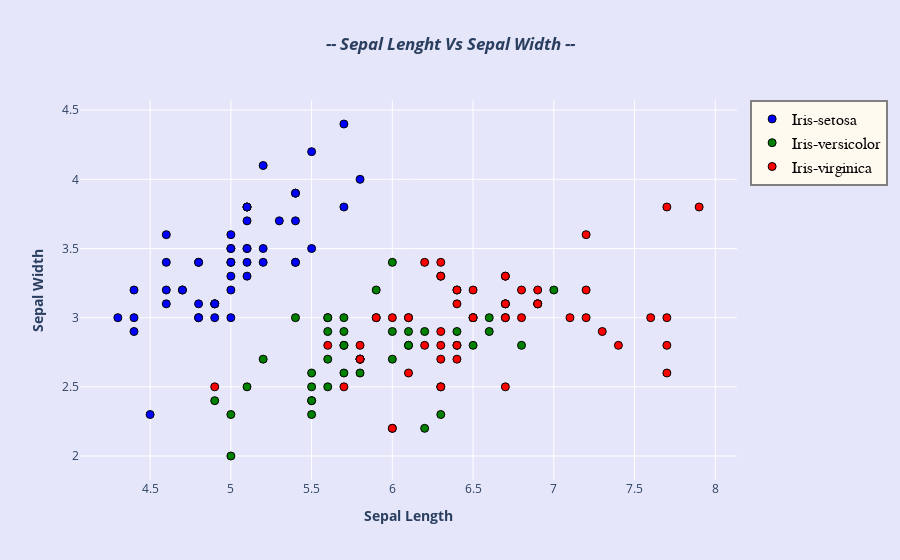

The cell this chart's notebook holds for it:
### Markdown cell above
<div style="text-align: left;">
    <span style="font-family: Ronler; padding: 5px; display: inline-block; border-radius: 20px 20px; background-color:#5C5CFF; font-size: 150%; font-weight: 150%; color: white; overflow: hidden;">&nbsp; --: Sepal Lenght Vs Sepal Width :--&nbsp;</span>
</div>

### Code cell
scatter_plot('SepalLengthCm', 'SepalWidthCm', 'Sepal Lenght Vs Sepal Width', 'Sepal Length', 'Sepal Width', 'lavender')

### Figure 1 — Plotly figure (JSON) as saved in the notebook; plotly's stock layout.template omitted (floating-point values rounded to 4 significant figures)
{"data": [{"marker": {"color": "blue", "line": {"color": "black", "width": 1}, "size": 8}, "mode": "markers", "name": "Iris-setosa", "text": ["Iris-setosa", "Iris-setosa", "Iris-setosa", "Iris-setosa", "Iris-setosa", "Iris-setosa", "Iris-setosa", "Iris-setosa", "Iris-setosa", "Iris-setosa", "Iris-setosa", "Iris-setosa", "Iris-setosa", "Iris-setosa", "Iris-setosa", "Iris-setosa", "Iris-setosa", "Iris-setosa", "Iris-setosa", "Iris-setosa", "Iris-setosa", "Iris-setosa", "Iris-setosa", "Iris-setosa", "Iris-setosa", "Iris-setosa", "Iris-setosa", "Iris-setosa", "Iris-setosa", "Iris-setosa", "Iris-setosa", "Iris-setosa", "Iris-setosa", "Iris-setosa", "Iris-setosa", "Iris-setosa", "Iris-setosa", "Iris-setosa", "Iris-setosa", "Iris-setosa", "Iris-setosa", "Iris-setosa", "Iris-setosa", "Iris-setosa", "Iris-setosa", "Iris-setosa", "Iris-setosa", "Iris-setosa", "Iris-setosa", "Iris-setosa"], "type": "scatter", "x": [5.1, 4.9, 4.7, 4.6, 5, 5.4, 4.6, 5, 4.4, 4.9, 5.4, 4.8, 4.8, 4.3, 5.8, 5.7, 5.4, 5.1, 5.7, 5.1, 5.4, 5.1, 4.6, 5.1, 4.8, 5, 5, 5.2, 5.2, 4.7, 4.8, 5.4, 5.2, 5.5, 4.9, 5, 5.5, 4.9, 4.4, 5.1, 5, 4.5, 4.4, 5, 5.1, 4.8, 5.1, 4.6, 5.3, 5], "y": [3.5, 3, 3.2, 3.1, 3.6, 3.9, 3.4, 3.4, 2.9, 3.1, 3.7, 3.4, 3, 3, 4, 4.4, 3.9, 3.5, 3.8, 3.8, 3.4, 3.7, 3.6, 3.3, 3.4, 3, 3.4, 3.5, 3.4, 3.2, 3.1, 3.4, 4.1, 4.2, 3.1, 3.2, 3.5, 3.1, 3, 3.4, 3.5, 2.3, 3.2, 3.5, 3.8, 3, 3.8, 3.2, 3.7, 3.3]}, {"marker": {"color": "green", "line": {"color": "black", "width": 1}, "size": 8}, "mode": "markers", "name": "Iris-versicolor", "text": ["Iris-versicolor", "Iris-versicolor", "Iris-versicolor", "Iris-versicolor", "Iris-versicolor", "Iris-versicolor", "Iris-versicolor", "Iris-versicolor", "Iris-versicolor", "Iris-versicolor", "Iris-versicolor", "Iris-versicolor", "Iris-versicolor", "Iris-versicolor", "Iris-versicolor", "Iris-versicolor", "Iris-versicolor", "Iris-versicolor", "Iris-versicolor", "Iris-versicolor", "Iris-versicolor", "Iris-versicolor", "Iris-versicolor", "Iris-versicolor", "Iris-versicolor", "Iris-versicolor", "Iris-versicolor", "Iris-versicolor", "Iris-versicolor", "Iris-versicolor", "Iris-versicolor", "Iris-versicolor", "Iris-versicolor", "Iris-versicolor", "Iris-versicolor", "Iris-versicolor", "Iris-versicolor", "Iris-versicolor", "Iris-versicolor", "Iris-versicolor", "Iris-versicolor", "Iris-versicolor", "Iris-versicolor", "Iris-versicolor", "Iris-versicolor", "Iris-versicolor", "Iris-versicolor", "Iris-versicolor", "Iris-versicolor", "Iris-versicolor"], "type": "scatter", "x": [7, 6.4, 6.9, 5.5, 6.5, 5.7, 6.3, 4.9, 6.6, 5.2, 5, 5.9, 6, 6.1, 5.6, 6.7, 5.6, 5.8, 6.2, 5.6, 5.9, 6.1, 6.3, 6.1, 6.4, 6.6, 6.8, 6.7, 6, 5.7, 5.5, 5.5, 5.8, 6, 5.4, 6, 6.7, 6.3, 5.6, 5.5, 5.5, 6.1, 5.8, 5, 5.6, 5.7, 5.7, 6.2, 5.1, 5.7], "y": [3.2, 3.2, 3.1, 2.3, 2.8, 2.8, 3.3, 2.4, 2.9, 2.7, 2, 3, 2.2, 2.9, 2.9, 3.1, 3, 2.7, 2.2, 2.5, 3.2, 2.8, 2.5, 2.8, 2.9, 3, 2.8, 3, 2.9, 2.6, 2.4, 2.4, 2.7, 2.7, 3, 3.4, 3.1, 2.3, 3, 2.5, 2.6, 3, 2.6, 2.3, 2.7, 3, 2.9, 2.9, 2.5, 2.8]}, {"marker": {"color": "red", "line": {"color": "black", "width": 1}, "size": 8}, "mode": "markers", "name": "Iris-virginica", "text": ["Iris-virginica", "Iris-virginica", "Iris-virginica", "Iris-virginica", "Iris-virginica", "Iris-virginica", "Iris-virginica", "Iris-virginica", "Iris-virginica", "Iris-virginica", "Iris-virginica", "Iris-virginica", "Iris-virginica", "Iris-virginica", "Iris-virginica", "Iris-virginica", "Iris-virginica", "Iris-virginica", "Iris-virginica", "Iris-virginica", "Iris-virginica", "Iris-virginica", "Iris-virginica", "Iris-virginica", "Iris-virginica", "Iris-virginica", "Iris-virginica", "Iris-virginica", "Iris-virginica", "Iris-virginica", "Iris-virginica", "Iris-virginica", "Iris-virginica", "Iris-virginica", "Iris-virginica", "Iris-virginica", "Iris-virginica", "Iris-virginica", "Iris-virginica", "Iris-virginica", "Iris-virginica", "Iris-virginica", "Iris-virginica", "Iris-virginica", "Iris-virginica", "Iris-virginica", "Iris-virginica", "Iris-virginica", "Iris-virginica", "Iris-virginica"], "type": "scatter", "x": [6.3, 5.8, 7.1, 6.3, 6.5, 7.6, 4.9, 7.3, 6.7, 7.2, 6.5, 6.4, 6.8, 5.7, 5.8, 6.4, 6.5, 7.7, 7.7, 6, 6.9, 5.6, 7.7, 6.3, 6.7, 7.2, 6.2, 6.1, 6.4, 7.2, 7.4, 7.9, 6.4, 6.3, 6.1, 7.7, 6.3, 6.4, 6, 6.9, 6.7, 6.9, 5.8, 6.8, 6.7, 6.7, 6.3, 6.5, 6.2, 5.9], "y": [3.3, 2.7, 3, 2.9, 3, 3, 2.5, 2.9, 2.5, 3.6, 3.2, 2.7, 3, 2.5, 2.8, 3.2, 3, 3.8, 2.6, 2.2, 3.2, 2.8, 2.8, 2.7, 3.3, 3.2, 2.8, 3, 2.8, 3, 2.8, 3.8, 2.8, 2.8, 2.6, 3, 3.4, 3.1, 3, 3.1, 3.1, 3.1, 2.7, 3.2, 3.3, 3, 2.5, 3, 3.4, 3]}], "layout": {"legend": {"bgcolor": "floralwhite", "bordercolor": "grey", "borderwidth": 2, "font": {"color": "black", "family": "arial", "size": 16}}, "paper_bgcolor": "lavender", "plot_bgcolor": "lavender", "title": {"text": "<b><i>-- Sepal Lenght Vs Sepal Width --</i></b>", "x": 0.5}, "xaxis": {"title": {"text": "<b>Sepal Length</b>"}}, "yaxis": {"title": {"text": "<b>Sepal Width</b>"}}}}
